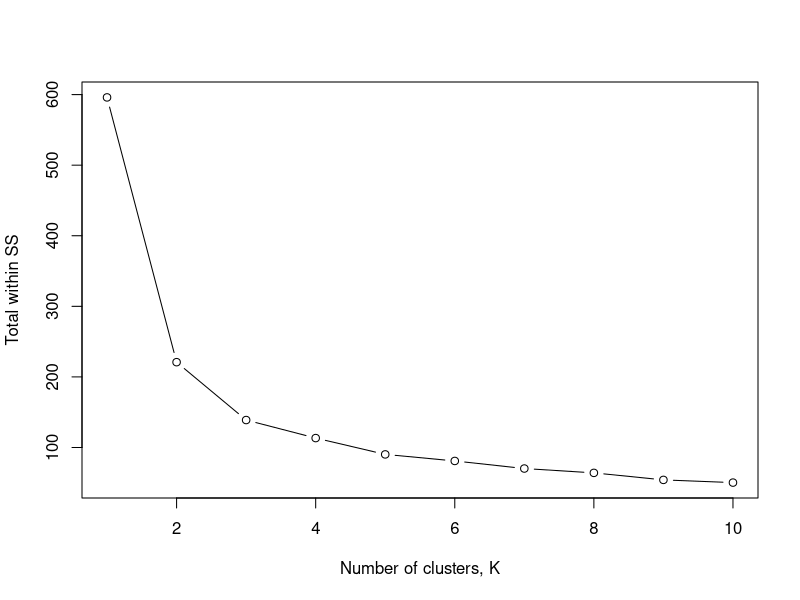

R code for this plot: (Note: this script raises an error after producing the figure.)
## ---- chunk 1
# Scale data & drop species column
iris.scaled <- scale(x = iris[, -5])

# Try 1-8 clusters to find "elbow" in sum of squares
wss <- numeric(10)
for (i in 1:10) {
  iris.fit <- kmeans(x = iris.scaled, centers = i, nstart = 10)
  wss[i] <- iris.fit$tot.withinss
}
plot(x = c(1:10), y = wss, xlab = "Number of clusters, K", ylab = "Total within SS", type = "b")

## ---- chunk 2
# Stolen from: http://www.statmethods.net/advstats/cluster.html
# K-Means Cluster Analysis
fit <- kmeans(mydata, 5) # 5 cluster solution
# get cluster means
aggregate(mydata,by=list(fit$cluster),FUN=mean)
# append cluster assignment
mydata <- data.frame(mydata, fit$cluster)
